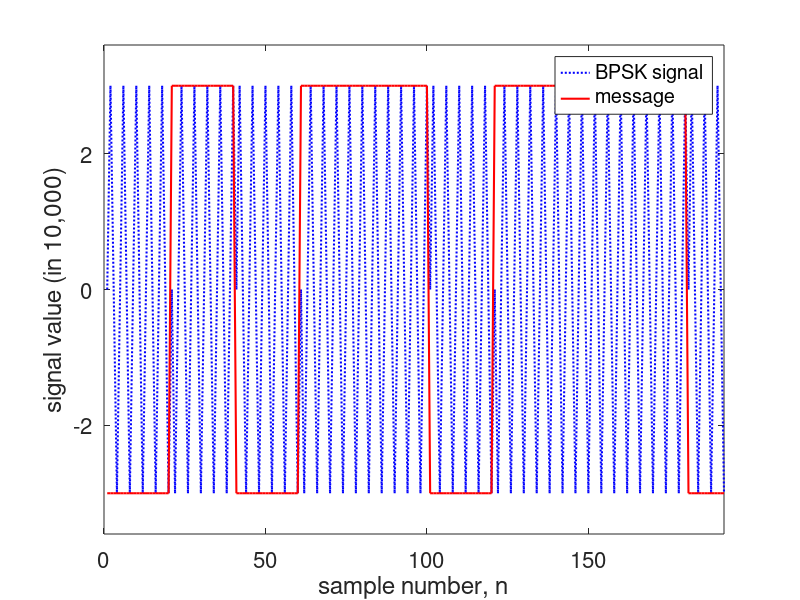

Write MATLAB code to recreate this figure.
%//////////////////////////////////////////////////////////////////////
%/ Welch, Wright, & Morrow, 
%/ Real-time Digital Signal Processing, 2005, 2016
%/
%/ rectangular shaped BPSK signal generator
%/
%//////////////////////////////////////////////////////////////////////

%  input terms
Fs = 48000;          % sample frequency of the simulation (Hz)
dataRate = 2400;     % data rate
time = 0.004;        % length of the signal in seconds
amplitude = 30000;   % scale factor
cosine = [1 0 -1 0]; % cos(n*pi/2) ... Fs/4
counter = 1;         % used to get a new data bit
dataArray = [];      % stores data for plotting
outputArray = [];    % stores output signal for plotting
myFontSize = 16;                        % font size for the plot labels

%  calculated terms
numberOfSamples = Fs*time;
samplesPerSymbol = Fs/dataRate;

% error checking
if(mod(samplesPerSymbol,1) ~= 0)
    error('the number of samples per symbol MUST be an integer!\n')
end

%  ISR simulation
for index = 1:numberOfSamples
    % get a new data bit at the beginning of a symbol period
    if (counter == 1)
        data = amplitude*(2*(rand > 0.5) - 1);
    end

    % create the modulated signal
    output = data*cosine(mod(index,4) + 1);

    % reset at the end of a symbol period
    if (counter == samplesPerSymbol)
        counter = 0;
    end
    
    % increment the counter
    counter = counter + 1;
    
    % store the results for plotting (not part of ISR)
    dataArray = [dataArray data];
    outputArray = [outputArray output];
end

%  output terms
figure(1)
P1a = plot(outputArray/10000, 'b:');
%set(gca, 'FontSize', myFontSize)
set(P1a, 'LineWidth', 1.5)
hold on
P1b = plot(dataArray/10000,'r');
set(gca, 'FontSize', myFontSize)
set(P1b, 'LineWidth', 1.5)
axis([0 numberOfSamples -1.2*amplitude/10000 1.2*amplitude/10000]);
legend('BPSK signal', 'message')
ylabel('signal value (in 10,000)')
xlabel('sample number, n')
hold off
% print -deps2 rectangularBPSK

